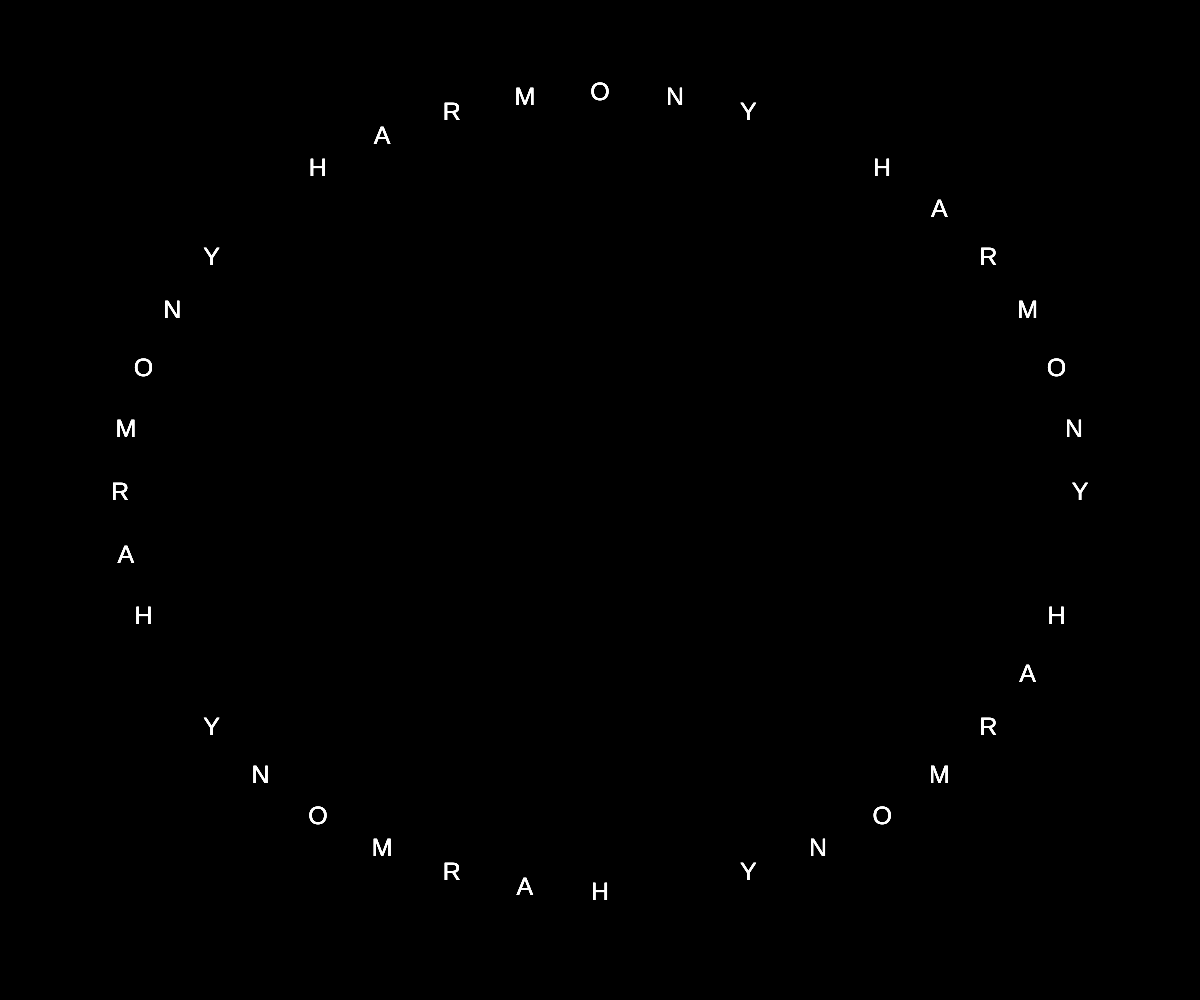
Frame 1 (no input)
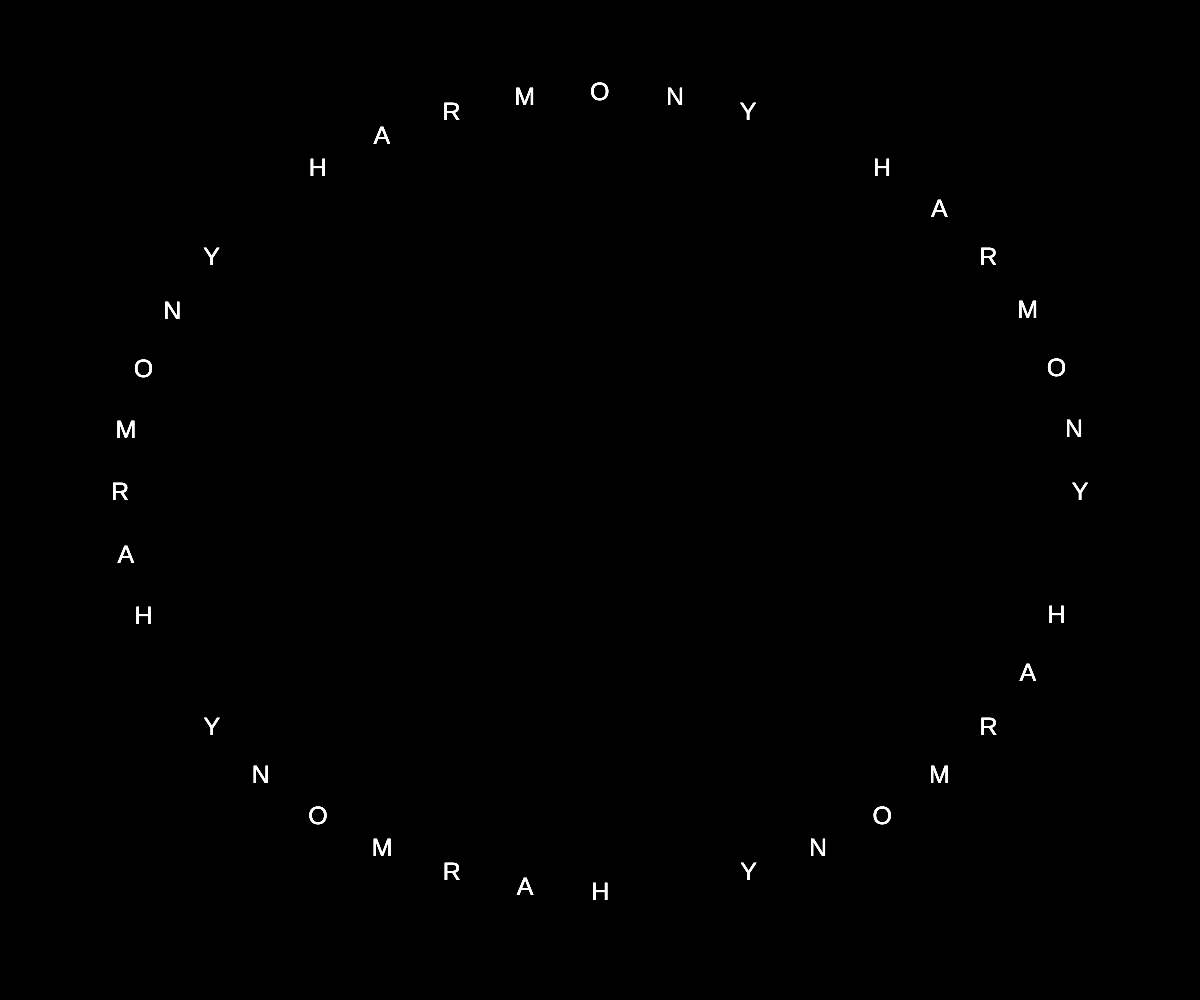
Frame 60 (no input)
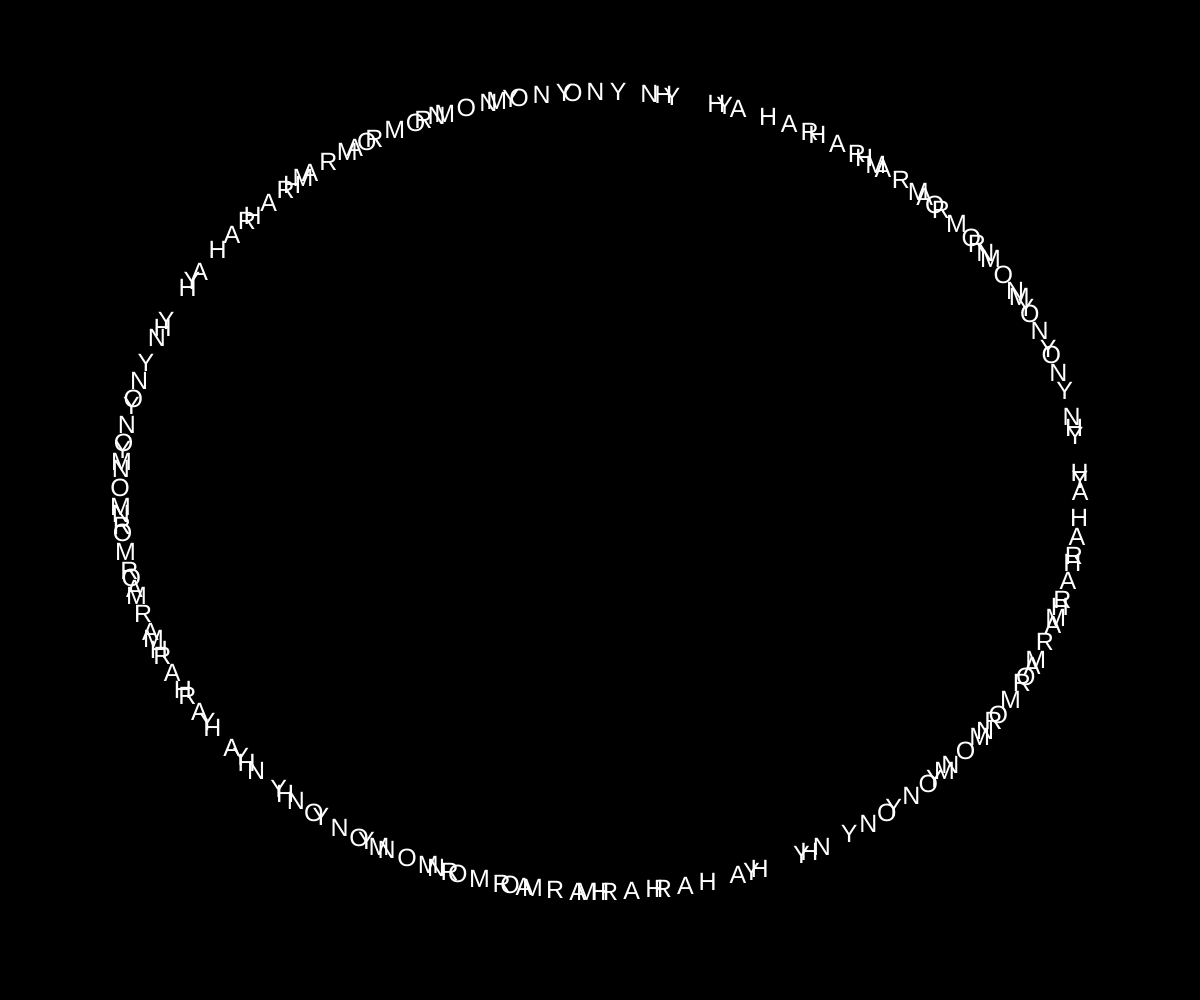
Frame 120 (the mouse pressed at the canvas centre since frame 60)

The p5.js sketch that drew these frames (run headless with seeded random() and noise() and a simulated clock; from frame 60 on, the mouse is pressed at the canvas centre):

// p5.js sketch
// ── sketch.js
// lissajous curve

var t = 0; // time
var speed = 0.000003;

let numWords = 25;
let sentence = "HARMONY ";
let sentenceArray = [];
let fontSize = 25;
var xsize = 400;
var ysize = 400;

let tx = 0;
let ty = 0;


//easing
let ex = 0;
let ey = 0;
let easing = 0.00015;

let touch;

function setup() {
  smooth();
  createCanvas(windowWidth, windowHeight);
  textAlign(CENTER);
  fill(255);
  textSize(fontSize);
  xsize = windowWidth/2.5;
  ysize = windowHeight/2.5;
  sentenceArray = sentence.split("");


}

function draw() {
  background(0);
  fill(255);
  let distX = mouseX - ex;
  // this increases every frame and eventually catches up
  ex += distX * easing;
  
  let distY = mouseY - ey;
  // this increases every frame and eventually catches up
  ey += distY * easing;

  var a = map(ex, 0, windowWidth, 2, 10);
  var b = map(ey, 0, windowHeight, 2, 10);
  
  print(mouseX,ex);

  // if (touches.length >= 1) {
  //   let mousePosition = "(" + touches[0].x + "," + touches[0].y + ")";
  //   text(mousePosition, touches[0].x + 50, touches[0].y - 50);
  //   strokeWeight(0);
  // }

  for (j = 0; j < numWords; j++) {
    // number of times each word is displayed

    for (let i = 0; i < sentenceArray.length; i++) {
      let Angle = t; // first just set it to the current time, also considered the radian angle
      Angle = Angle + (i / sentenceArray.length) * (-PI / 5); // each letter should have a little offset
      Angle = Angle + (j / numWords) * (PI * 5); // each word has an additional offset

      x = xsize * sin(Angle * a); // here is where you can apply a modifier to the final angle with the slider
      y = ysize * cos(Angle * b); // here is where you can apply a modifier to the final angle with the slider

      text(sentenceArray[i], width / 2 + x, height / 2 + y);
      // ellipse(width/2+x,height/2+y,10,10);
    }
  }
  t += speed; // since this time is moving a radian angle, make it much slower.
  // time moves outside of all the drawing functions
}

function touchStarted() {
  tx = mouseX;
  ty = mouseY;
  return false;
}

function touchMoved() {
  tx = mouseX;
  ty = mouseY;
  return false;
}


function windowResized() {
  resizeCanvas(windowWidth, windowHeight);
  xsize = windowWidth/2.5;
  ysize = windowHeight/2.5;
}
